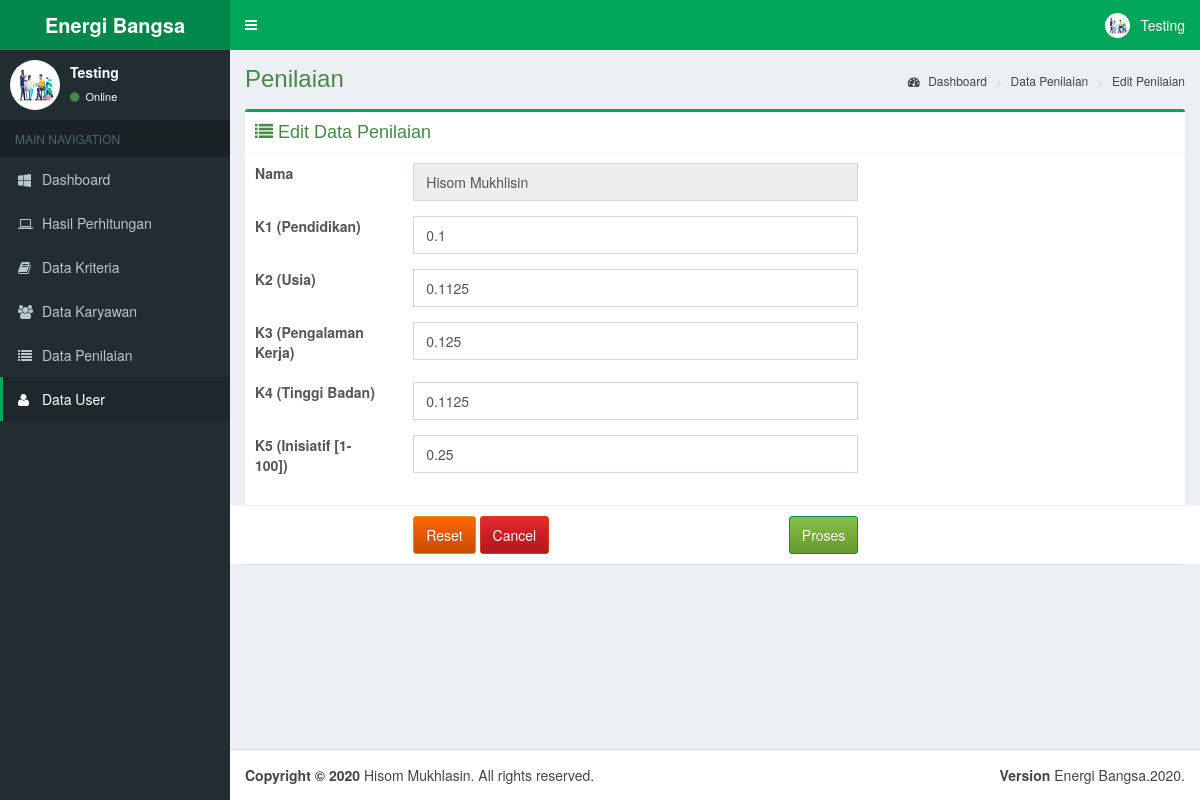
The app's page /edit-penilaian.php?id=2 (signed in) with its own data.
### tables this page shows
CREATE TABLE `karyawan` (
  `id_karyawan` int(11) NOT NULL AUTO_INCREMENT,
  `foto` varchar(100) DEFAULT '',
  `nama` varchar(100) NOT NULL,
  `email` varchar(100) NOT NULL,
  `nomor_telepon` varchar(20) DEFAULT '',
  `alamat` varchar(255) DEFAULT '',
  `jenis_kelamin` varchar(10) DEFAULT '',
  `password` varchar(255) NOT NULL DEFAULT '',
  `ijasah` varchar(255) DEFAULT '',
  `ktp` varchar(255) DEFAULT '',
  `cv` varchar(255) DEFAULT '',
  `sertifikat` varchar(255) DEFAULT '',
  `nilai` float DEFAULT '0',
  `status` varchar(10) NOT NULL DEFAULT 'Non Aktif',
  PRIMARY KEY (`id_karyawan`)
);

CREATE TABLE `nilai` (
  `id_nilai` int(11) NOT NULL AUTO_INCREMENT,
  `id_karyawan` int(11) NOT NULL,
  `id_kriteria` int(11) NOT NULL,
  `id_sub_kriteria` int(11) DEFAULT NULL,
  `value` varchar(100) DEFAULT NULL,
  `bobot` float DEFAULT NULL,
  `bobot_sub` float DEFAULT NULL,
  `nilai` float DEFAULT '0',
  PRIMARY KEY (`id_nilai`)
);

CREATE TABLE `kriteria` (
  `id_kriteria` int(11) NOT NULL AUTO_INCREMENT,
  `kriteria` varchar(50) NOT NULL,
  `cost_benefit` varchar(10) NOT NULL,
  `tipe` varchar(10) NOT NULL DEFAULT 'Option',
  `limit` tinyint(1) NOT NULL,
  `bobot` float DEFAULT '0',
  PRIMARY KEY (`id_kriteria`)
);

### edit-penilaian.php (the view, shortened to what this page needs)
<?php
include 'dbconf.php';
$id = $_GET['id'];
$result = $mysqli->query("SELECT *  FROM `karyawan` WHERE `id_karyawan` = " . $id);
$karyawan = $result->fetch_assoc();
?>
<!DOCTYPE html>
<html>
<head>
	<?php include 'layout/head.php'; ?>
</head>
<body class="hold-transition fixed skin-green sidebar-mini">
<div class="wrapper">
	<header class="main-header">
		<?php include 'layout/header.php'; ?>
	</header>
	<aside class="main-sidebar">
		<?php include 'layout/sidebar.php'; ?>
	</aside>
	<div class="content-wrapper">
		<section class="content-header">
			<h1 class="text-success">Penilaian</h1>
			<ol class="breadcrumb">
				<li><a href="dashboard-ui.php"><i class="fa fa-dashboard"></i> Dashboard</a></li>
				<li><a href="penilaian.php">Data Penilaian</a></li>
				<li><a href="edit-penilaian.php">Edit Penilaian</a></li>
			</ol>
		</section>
		<section class="content">
			<div class="box box-success">
				<div class="box-header with-border">
					<h3 class="box-title text-success"><i class="fa fa-list"> </i> Edit Data Penilaian</h3>
				</div>
				<form class="form-horizontal" enctype="multipart/form-data" method="post" action="proses-edit-penilaian.php?id=<?php echo $_GET['id']; ?>">
					<div class="row">
						<div class="col-xs-12">
							<?php
							$sql = "SELECT
								`nilai`.`id_nilai`,`kriteria`.`kriteria`,`nilai`.`value`,`nilai`.`nilai`
								FROM `nilai`
								JOIN `kriteria` ON `kriteria`.`id_kriteria` = `nilai`.`id_kriteria`
								WHERE `nilai`.`id_karyawan` = " . $id;
							$data = $mysqli->query($sql);
							?>
							<div class="box-body">
								<div class="form-group">
									<label for="nama" class="col-sm-2">Nama</label>
									<div class="col-sm-6">
										<input type="text" class="form-control" name="nama" id="nama" value="<?php echo $karyawan['nama']; ?>" placeholder="Nama" required readonly=""/>
									</div>
								</div>
								<?php if ($data->num_rows > 0): $no = 1; ?>
									<?php while ($row = $data->fetch_assoc()): ?>
										<div class="form-group">
											<label for="k1" class="col-sm-2">K<?php echo $no ?> (<?php echo $row['kriteria']?>)</label>
											<div class="col-sm-6">
												<input type="number" min="1" max="100" class="form-control" name="nilai[<?php echo $row['id_nilai'] ?>]" id="k<?php echo $no; ?>" required
												       placeholder="Bobot <?php echo $no++; ?>" value="<?php echo $row['nilai']; ?>">
											</div>
										</div>
									<?php endwhile; ?>
								<?php endif; ?>
							</div>
							<div class="box-footer row">
								<div class="col-sm-6 col-sm-offset-2">
									<button type="reset" class="btn btn-warning">Reset</button>
									<a type="button" class="btn btn-danger" href="penilaian.php">Cancel</a>
									<button type="submit" class="btn btn-success pull-right">Proses</button>
								</div>
							</div>
						</div>
					</div>
				</form>
			</div>
		</section>
	</div>
	<footer class="main-footer">
		<?php include 'layout/footer.php'; ?>
	</footer>
</div>
</body>
</html>

### records on screen
karyawan: nama "Hisom Mukhlisin"
nilai: id_kriteria.kriteria "Pendidikan", nilai "0.1"
nilai: id_kriteria.kriteria "Usia", nilai "0.1125"
nilai: id_kriteria.kriteria "Pengalaman Kerja", nilai "0.125"
nilai: id_kriteria.kriteria "Tinggi Badan", nilai "0.1125"
nilai: id_kriteria.kriteria "Inisiatif [1-100]", nilai "0.25"

### other values on screen
$_SESSION['judul'] "Energi Bangsa"
$_SESSION['user'] "Testing"
